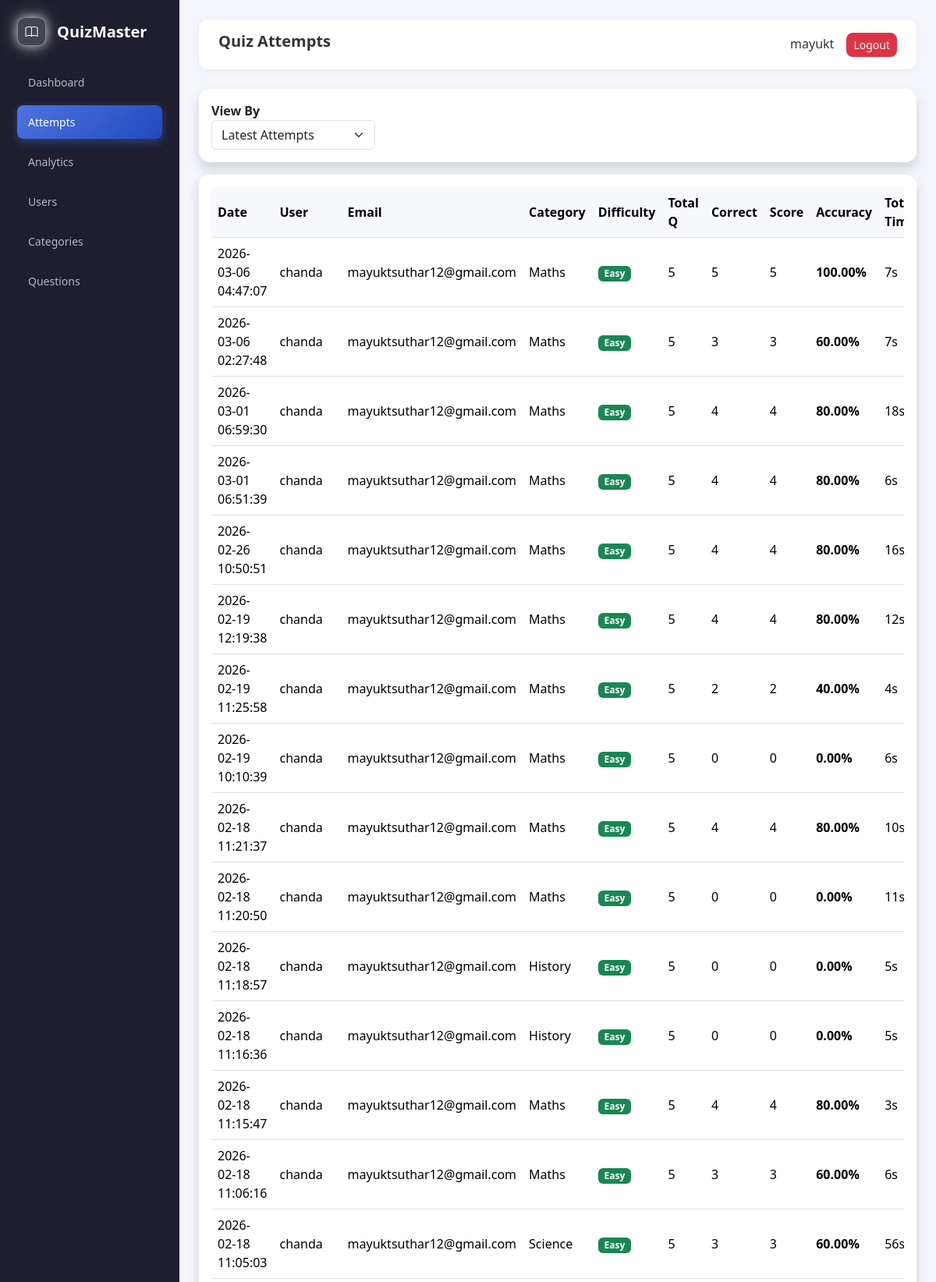
Screenshot of /admin/view_attempts.php (signed in, upper part) with the database file from the repository.
### tables this page shows
CREATE TABLE `quiz_attempts` (
  `id` int(11) NOT NULL,
  `user_id` int(11) NOT NULL,
  `category_id` int(11) NOT NULL,
  `difficulty` enum('easy','medium','hard') NOT NULL,
  `total_questions` int(11) NOT NULL,
  `correct_answers` int(11) NOT NULL,
  `score` int(11) NOT NULL,
  `accuracy` decimal(5,2) DEFAULT NULL,
  `attempted_at` timestamp NOT NULL DEFAULT current_timestamp()
);

CREATE TABLE `users` (
  `id` int(11) NOT NULL,
  `name` varchar(100) NOT NULL,
  `email` varchar(100) NOT NULL,
  `password` varchar(255) NOT NULL,
  `role` enum('user','admin') DEFAULT 'user',
  `created_at` timestamp NOT NULL DEFAULT current_timestamp(),
  `status` enum('active','blocked') DEFAULT 'active',
  `is_deleted` tinyint(1) DEFAULT 0
);

CREATE TABLE `categories` (
  `id` int(11) NOT NULL,
  `category_name` varchar(100) NOT NULL
);

### admin/view_attempts.php (the view, shortened to what this page needs)
<?php
require_once __DIR__ . "/../includes/db.php";
$admin_name = $_SESSION['name'] ?? 'Admin';
$sort = $_GET['sort'] ?? 'latest';
switch($sort){
    default: $orderBy="qa.attempted_at DESC";
}
$where="";
$sql="
SELECT
 qa.id attempt_id,
 u.name user_name,
 u.email,
 c.category_name,
 qa.difficulty,
 qa.total_questions,
 qa.correct_answers,
 qa.score,
 qa.accuracy,
 qa.attempted_at,
 IFNULL(SUM(ad.time_taken),0) total_time
FROM quiz_attempts qa
JOIN users u ON qa.user_id=u.id
JOIN categories c ON qa.category_id=c.id
LEFT JOIN attempt_details ad ON qa.id=ad.attempt_id
$where
GROUP BY qa.id
ORDER BY $orderBy
";
$stmt=mysqli_prepare($conn,$sql);
mysqli_stmt_execute($stmt);
$result=mysqli_stmt_get_result($stmt);
?>
<!DOCTYPE html>
<html>
<head>
<link href="https://cdn.jsdelivr.net/npm/bootstrap@5.3.2/dist/css/bootstrap.min.css" rel="stylesheet">
<link rel="stylesheet" href="../assets/admin_css/admin_dashboard.css?v=2">
<link href="https://cdn.jsdelivr.net/npm/bootstrap-icons@1.11.1/font/bootstrap-icons.css" rel="stylesheet">
</head>
<body>
<div class="wrapper">
<div class="sidebar">
<div class="logo">
                <div class="logo-icon">
                    <i class="bi bi-book"></i>
                </div>
                <div class="logo-text">QuizMaster</div>
            </div>
<a href="dashboard.php">Dashboard</a>
<a class="active" href="view_attempts.php">Attempts</a>
<a href="charts.php">Analytics</a>
<a href="users.php">Users</a>
<a href="add_category.php">Categories</a>
<a href="add_question.php">Questions</a>
</div>
<div class="main">
<div class="topbar">
<h5>Quiz Attempts</h5>
<div>
<?= htmlspecialchars($admin_name) ?>
<a href="../auth/logout.php" class="btn btn-danger btn-sm ms-3">Logout</a>
</div>
</div>
<div class="card p-3 mb-3 shadow filter-card">
<form method="GET" class="row g-3 align-items-end">
<div class="col-md-3">
<label class="fw-bold">View By</label>
<select name="sort" class="form-select" onchange="this.form.submit()">
<option value="latest" <?= $sort=='latest'?'selected':'' ?>>Latest Attempts</option>
</select>
</div>
</form>
</div>
<div class="card p-3 shadow">
<?php if(mysqli_num_rows($result)==0): ?>
<p class="text-center text-muted py-5">No attempts found.</p>
<?php else: ?>
<div class="table-responsive">
<table class="table table-hover align-middle">
<thead>
<tr>
<th>Date</th>
<th>User</th>
<th>Email</th>
<th>Category</th>
<th>Difficulty</th>
<th>Total Q</th>
<th>Correct</th>
<th>Score</th>
<th>Accuracy</th>
<th>Total Time</th>
</tr>
</thead>
<tbody>
<?php while($row=mysqli_fetch_assoc($result)):
$cls = match($row['difficulty']){
 'easy'=>'badge-easy',
 'medium'=>'badge-medium',
 'hard'=>'badge-hard',
 default=>'bg-secondary'
};
?>
<tr>
<td><?= $row['attempted_at'] ?></td>
<td><?= htmlspecialchars($row['user_name']) ?></td>
<td><?= htmlspecialchars($row['email']) ?></td>
<td><?= htmlspecialchars($row['category_name']) ?></td>
<td>
<span class="badge <?= $cls ?>">
<?= ucfirst($row['difficulty']) ?>
</span>
</td>
<td><?= $row['total_questions'] ?></td>
<td><?= $row['correct_answers'] ?></td>
<td><?= $row['score'] ?></td>
<td class="fw-bold"><?= $row['accuracy'] ?>%</td>
<td><?= $row['total_time'] ?>s</td>
</tr>
<?php endwhile; ?>
</tbody>
</table>
</div>
<?php endif; ?>
</div>
</div>
</div>
</body>
</html>

### assets/admin_css/admin_dashboard.css (style rules this page uses)
* { box-sizing:border-box; margin:0; padding:0; }
body { font-family:"Segoe UI",sans-serif; background:#f4f6fb; color:#333; overflow:hidden; }
a { text-decoration:none; }
.wrapper { display:flex; height:100vh; }
.logo { display:flex; align-items:center; gap:14px; color:#fff; transform-origin:left center; will-change: transform; margin-bottom:25px; transition: transform 0.6s cubic-bezier(0.16,1,0.3,1), filter 0.6s ease; }
.logo-icon { width:37px; height:37px; border-radius:10px; background:rgba(255,255,255,0.171); border:1px solid rgba(255,255,255,0.363); display:flex; align-items:center; justify-content:center; position:relative; overflow:hidden; box-shadow: 0 0 12px rgba(255,255,255,0.6), 0 0 25px rgba(255,255,255,0.4); }
.logo-icon::after { content:""; position:absolute; top:0; left:-150%; width:80%; height:100%; background:linear-gradient( 120deg, transparent, rgba(255,255,255,0.35), transparent ); animation:shine-wave 3s infinite; }
.logo-icon i { font-size:16px; color:#fff; }
.logo-text { font-size:20px; font-weight:700; }
.sidebar { width:230px; background:#1e1e2f; color:#fff; padding:22px; position:fixed; top:0; left:0; bottom:0; overflow-y:auto; }
.sidebar a { display:block; color:#b5b5c3; padding:11px 14px; border-radius:8px; margin-bottom:8px; font-size:14px; transition:0.25s; }
.sidebar a.active { background:linear-gradient(135deg,#4e73df,#224abe); color:#fff; box-shadow:0 4px 12px rgba(78,115,223,0.4); }
.main { margin-left:230px; width:calc(100% - 230px); height:100vh; overflow-y:auto; padding:25px; }
.topbar { position:sticky; top:0; z-index:1000; background:#fff; padding:16px 25px; display:flex; justify-content:space-between; align-items:center; border-radius:12px; box-shadow:0 2px 10px rgba(0,0,0,0.05); margin-bottom:25px; }
.topbar h5 { font-weight:600; }
.card { border-radius:14px; border:none; background:#fff; box-shadow:0 3px 12px rgba(0,0,0,0.05); }
.table th { background:#f8f9fc; font-weight:600; }
.table td,.table th { vertical-align:middle; }
.btn { border-radius:8px; }

### admin/view_attempts.php (style rules this page uses)
.badge-easy { background:#198754; }
.table thead { background:#1e1e2f; color:#fff; }
.table td, .table th { vertical-align:middle; }

### rows the page displays
quiz_attempts: attempted_at "2026-03-06 04:47:07", user.name "chanda", user.email "mayuktsuthar12@gmail.com", category.category_name "Maths", difficulty "Easy", total_questions "5", correct_answers "5", score "5", accuracy "100.00", total_time "7"
quiz_attempts: attempted_at "2026-03-06 02:27:48", user.name "chanda", user.email "mayuktsuthar12@gmail.com", category.category_name "Maths", difficulty "Easy", total_questions "5", correct_answers "3", score "3", accuracy "60.00", total_time "7"
quiz_attempts: attempted_at "2026-03-01 06:59:30", user.name "chanda", user.email "mayuktsuthar12@gmail.com", category.category_name "Maths", difficulty "Easy", total_questions "5", correct_answers "4", score "4", accuracy "80.00", total_time "18"
quiz_attempts: attempted_at "2026-03-01 06:51:39", user.name "chanda", user.email "mayuktsuthar12@gmail.com", category.category_name "Maths", difficulty "Easy", total_questions "5", correct_answers "4", score "4", accuracy "80.00", total_time "6"
quiz_attempts: attempted_at "2026-02-26 10:50:51", user.name "chanda", user.email "mayuktsuthar12@gmail.com", category.category_name "Maths", difficulty "Easy", total_questions "5", correct_answers "4", score "4", accuracy "80.00", total_time "16"
quiz_attempts: attempted_at "2026-02-19 12:19:38", user.name "chanda", user.email "mayuktsuthar12@gmail.com", category.category_name "Maths", difficulty "Easy", total_questions "5", correct_answers "4", score "4", accuracy "80.00", total_time "12"
quiz_attempts: attempted_at "2026-02-19 11:25:58", user.name "chanda", user.email "mayuktsuthar12@gmail.com", category.category_name "Maths", difficulty "Easy", total_questions "5", correct_answers "2", score "2", accuracy "40.00", total_time "4"
quiz_attempts: attempted_at "2026-02-19 10:10:39", user.name "chanda", user.email "mayuktsuthar12@gmail.com", category.category_name "Maths", difficulty "Easy", total_questions "5", correct_answers "0", score "0", accuracy "0.00", total_time "6"
quiz_attempts: attempted_at "2026-02-18 11:21:37", user.name "chanda", user.email "mayuktsuthar12@gmail.com", category.category_name "Maths", difficulty "Easy", total_questions "5", correct_answers "4", score "4", accuracy "80.00", total_time "10"
quiz_attempts: attempted_at "2026-02-18 11:20:50", user.name "chanda", user.email "mayuktsuthar12@gmail.com", category.category_name "Maths", difficulty "Easy", total_questions "5", correct_answers "0", score "0", accuracy "0.00", total_time "11"
quiz_attempts: attempted_at "2026-02-18 11:18:57", user.name "chanda", user.email "mayuktsuthar12@gmail.com", category.category_name "History", difficulty "Easy", total_questions "5", correct_answers "0", score "0", accuracy "0.00", total_time "5"
quiz_attempts: attempted_at "2026-02-18 11:16:36", user.name "chanda", user.email "mayuktsuthar12@gmail.com", category.category_name "History", difficulty "Easy", total_questions "5", correct_answers "0", score "0", accuracy "0.00", total_time "5"
quiz_attempts: attempted_at "2026-02-18 11:15:47", user.name "chanda", user.email "mayuktsuthar12@gmail.com", category.category_name "Maths", difficulty "Easy", total_questions "5", correct_answers "4", score "4", accuracy "80.00", total_time "3"
quiz_attempts: attempted_at "2026-02-18 11:06:16", user.name "chanda", user.email "mayuktsuthar12@gmail.com", category.category_name "Maths", difficulty "Easy", total_questions "5", correct_answers "3", score "3", accuracy "60.00", total_time "6"
quiz_attempts: attempted_at "2026-02-18 11:05:03", user.name "chanda", user.email "mayuktsuthar12@gmail.com", category.category_name "Science", difficulty "Easy", total_questions "5", correct_answers "3", score "3", accuracy "60.00", total_time "56"

### other values shown
$admin_name "mayukt"
